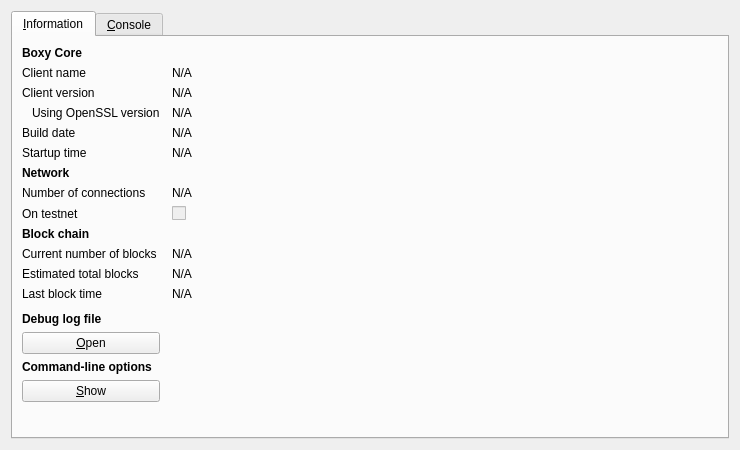
<?xml version="1.0" encoding="UTF-8"?>
<ui version="4.0">
 <class>RPCConsole</class>
 <widget class="QDialog" name="RPCConsole">
  <property name="geometry">
   <rect>
    <x>0</x>
    <y>0</y>
    <width>740</width>
    <height>450</height>
   </rect>
  </property>
  <property name="windowTitle">
   <string>Boxy - Debug window</string>
  </property>
  <layout class="QVBoxLayout" name="verticalLayout_2">
   <item>
    <widget class="QTabWidget" name="tabWidget">
     <property name="currentIndex">
      <number>0</number>
     </property>
     <widget class="QWidget" name="tab_info">
      <attribute name="title">
       <string>&amp;Information</string>
      </attribute>
      <layout class="QGridLayout" name="gridLayout" columnstretch="0,1">
       <property name="horizontalSpacing">
        <number>12</number>
       </property>
       <item row="0" column="0">
        <widget class="QLabel" name="label_9">
         <property name="font">
          <font>
           <weight>75</weight>
           <bold>true</bold>
          </font>
         </property>
         <property name="text">
          <string>Boxy Core</string>
         </property>
        </widget>
       </item>
       <item row="1" column="0">
        <widget class="QLabel" name="label_5">
         <property name="text">
          <string>Client name</string>
         </property>
        </widget>
       </item>
       <item row="1" column="1">
        <widget class="QLabel" name="clientName">
         <property name="cursor">
          <cursorShape>IBeamCursor</cursorShape>
         </property>
         <property name="text">
          <string>N/A</string>
         </property>
         <property name="textFormat">
          <enum>Qt::PlainText</enum>
         </property>
         <property name="textInteractionFlags">
          <set>Qt::LinksAccessibleByMouse|Qt::TextSelectableByKeyboard|Qt::TextSelectableByMouse</set>
         </property>
        </widget>
       </item>
       <item row="2" column="0">
        <widget class="QLabel" name="label_6">
         <property name="text">
          <string>Client version</string>
         </property>
        </widget>
       </item>
       <item row="2" column="1">
        <widget class="QLabel" name="clientVersion">
         <property name="cursor">
          <cursorShape>IBeamCursor</cursorShape>
         </property>
         <property name="text">
          <string>N/A</string>
         </property>
         <property name="textFormat">
          <enum>Qt::PlainText</enum>
         </property>
         <property name="textInteractionFlags">
          <set>Qt::LinksAccessibleByMouse|Qt::TextSelectableByKeyboard|Qt::TextSelectableByMouse</set>
         </property>
        </widget>
       </item>
       <item row="3" column="0">
        <widget class="QLabel" name="label_14">
         <property name="text">
          <string>Using OpenSSL version</string>
         </property>
         <property name="indent">
          <number>10</number>
         </property>
        </widget>
       </item>
       <item row="3" column="1">
        <widget class="QLabel" name="openSSLVersion">
         <property name="cursor">
          <cursorShape>IBeamCursor</cursorShape>
         </property>
         <property name="text">
          <string>N/A</string>
         </property>
         <property name="textFormat">
          <enum>Qt::PlainText</enum>
         </property>
         <property name="textInteractionFlags">
          <set>Qt::LinksAccessibleByMouse|Qt::TextSelectableByKeyboard|Qt::TextSelectableByMouse</set>
         </property>
        </widget>
       </item>
       <item row="4" column="0">
        <widget class="QLabel" name="label_12">
         <property name="text">
          <string>Build date</string>
         </property>
        </widget>
       </item>
       <item row="4" column="1">
        <widget class="QLabel" name="buildDate">
         <property name="cursor">
          <cursorShape>IBeamCursor</cursorShape>
         </property>
         <property name="text">
          <string>N/A</string>
         </property>
         <property name="textFormat">
          <enum>Qt::PlainText</enum>
         </property>
         <property name="textInteractionFlags">
          <set>Qt::LinksAccessibleByMouse|Qt::TextSelectableByKeyboard|Qt::TextSelectableByMouse</set>
         </property>
        </widget>
       </item>
       <item row="5" column="0">
        <widget class="QLabel" name="label_13">
         <property name="text">
          <string>Startup time</string>
         </property>
        </widget>
       </item>
       <item row="5" column="1">
        <widget class="QLabel" name="startupTime">
         <property name="cursor">
          <cursorShape>IBeamCursor</cursorShape>
         </property>
         <property name="text">
          <string>N/A</string>
         </property>
         <property name="textFormat">
          <enum>Qt::PlainText</enum>
         </property>
         <property name="textInteractionFlags">
          <set>Qt::LinksAccessibleByMouse|Qt::TextSelectableByKeyboard|Qt::TextSelectableByMouse</set>
         </property>
        </widget>
       </item>
       <item row="6" column="0">
        <widget class="QLabel" name="label_11">
         <property name="font">
          <font>
           <weight>75</weight>
           <bold>true</bold>
          </font>
         </property>
         <property name="text">
          <string>Network</string>
         </property>
        </widget>
       </item>
       <item row="7" column="0">
        <widget class="QLabel" name="label_7">
         <property name="text">
          <string>Number of connections</string>
         </property>
        </widget>
       </item>
       <item row="7" column="1">
        <widget class="QLabel" name="numberOfConnections">
         <property name="cursor">
          <cursorShape>IBeamCursor</cursorShape>
         </property>
         <property name="text">
          <string>N/A</string>
         </property>
         <property name="textFormat">
          <enum>Qt::PlainText</enum>
         </property>
         <property name="textInteractionFlags">
          <set>Qt::LinksAccessibleByMouse|Qt::TextSelectableByKeyboard|Qt::TextSelectableByMouse</set>
         </property>
        </widget>
       </item>
       <item row="8" column="0">
        <widget class="QLabel" name="label_8">
         <property name="text">
          <string>On testnet</string>
         </property>
        </widget>
       </item>
       <item row="8" column="1">
        <widget class="QCheckBox" name="isTestNet">
         <property name="enabled">
          <bool>false</bool>
         </property>
         <property name="text">
          <string/>
         </property>
        </widget>
       </item>
       <item row="9" column="0">
        <widget class="QLabel" name="label_10">
         <property name="font">
          <font>
           <weight>75</weight>
           <bold>true</bold>
          </font>
         </property>
         <property name="text">
          <string>Block chain</string>
         </property>
        </widget>
       </item>
       <item row="10" column="0">
        <widget class="QLabel" name="label_3">
         <property name="text">
          <string>Current number of blocks</string>
         </property>
        </widget>
       </item>
       <item row="10" column="1">
        <widget class="QLabel" name="numberOfBlocks">
         <property name="cursor">
          <cursorShape>IBeamCursor</cursorShape>
         </property>
         <property name="text">
          <string>N/A</string>
         </property>
         <property name="textFormat">
          <enum>Qt::PlainText</enum>
         </property>
         <property name="textInteractionFlags">
          <set>Qt::LinksAccessibleByMouse|Qt::TextSelectableByKeyboard|Qt::TextSelectableByMouse</set>
         </property>
        </widget>
       </item>
       <item row="11" column="0">
        <widget class="QLabel" name="label_4">
         <property name="text">
          <string>Estimated total blocks</string>
         </property>
        </widget>
       </item>
       <item row="11" column="1">
        <widget class="QLabel" name="totalBlocks">
         <property name="cursor">
          <cursorShape>IBeamCursor</cursorShape>
         </property>
         <property name="text">
          <string>N/A</string>
         </property>
         <property name="textFormat">
          <enum>Qt::PlainText</enum>
         </property>
         <property name="textInteractionFlags">
          <set>Qt::LinksAccessibleByMouse|Qt::TextSelectableByKeyboard|Qt::TextSelectableByMouse</set>
         </property>
        </widget>
       </item>
       <item row="12" column="0">
        <widget class="QLabel" name="label_2">
         <property name="text">
          <string>Last block time</string>
         </property>
        </widget>
       </item>
       <item row="12" column="1">
        <widget class="QLabel" name="lastBlockTime">
         <property name="cursor">
          <cursorShape>IBeamCursor</cursorShape>
         </property>
         <property name="text">
          <string>N/A</string>
         </property>
         <property name="textFormat">
          <enum>Qt::PlainText</enum>
         </property>
         <property name="textInteractionFlags">
          <set>Qt::LinksAccessibleByMouse|Qt::TextSelectableByKeyboard|Qt::TextSelectableByMouse</set>
         </property>
        </widget>
       </item>
       <item row="13" column="0">
        <spacer name="verticalSpacer_2">
         <property name="orientation">
          <enum>Qt::Vertical</enum>
         </property>
         <property name="sizeHint" stdset="0">
          <size>
           <width>20</width>
           <height>20</height>
          </size>
         </property>
        </spacer>
       </item>
       <item row="14" column="0">
        <widget class="QLabel" name="labelDebugLogfile">
         <property name="font">
          <font>
           <weight>75</weight>
           <bold>true</bold>
          </font>
         </property>
         <property name="text">
          <string>Debug log file</string>
         </property>
        </widget>
       </item>
       <item row="15" column="0">
        <widget class="QPushButton" name="openDebugLogfileButton">
         <property name="toolTip">
          <string>Open the Boxy debug log file from the current data directory. This can take a few seconds for large log files.</string>
         </property>
         <property name="text">
          <string>&amp;Open</string>
         </property>
         <property name="autoDefault">
          <bool>false</bool>
         </property>
        </widget>
       </item>
       <item row="16" column="0">
        <widget class="QLabel" name="labelCLOptions">
         <property name="font">
          <font>
           <weight>75</weight>
           <bold>true</bold>
          </font>
         </property>
         <property name="text">
          <string>Command-line options</string>
         </property>
        </widget>
       </item>
       <item row="17" column="0">
        <widget class="QPushButton" name="showCLOptionsButton">
         <property name="toolTip">
          <string>Show the Boxy-Qt help message to get a list with possible Boxy command-line options.</string>
         </property>
         <property name="text">
          <string>&amp;Show</string>
         </property>
         <property name="autoDefault">
          <bool>false</bool>
         </property>
        </widget>
       </item>
       <item row="18" column="0">
        <spacer name="verticalSpacer">
         <property name="orientation">
          <enum>Qt::Vertical</enum>
         </property>
         <property name="sizeHint" stdset="0">
          <size>
           <width>20</width>
           <height>40</height>
          </size>
         </property>
        </spacer>
       </item>
      </layout>
     </widget>
     <widget class="QWidget" name="tab_console">
      <attribute name="title">
       <string>&amp;Console</string>
      </attribute>
      <layout class="QVBoxLayout" name="verticalLayout_3">
       <property name="spacing">
        <number>3</number>
       </property>
       <item>
        <widget class="QTextEdit" name="messagesWidget">
         <property name="minimumSize">
          <size>
           <width>0</width>
           <height>100</height>
          </size>
         </property>
         <property name="readOnly">
          <bool>true</bool>
         </property>
         <property name="tabKeyNavigation" stdset="0">
          <bool>false</bool>
         </property>
         <property name="columnCount" stdset="0">
          <number>2</number>
         </property>
        </widget>
       </item>
       <item>
        <layout class="QHBoxLayout" name="horizontalLayout">
         <property name="spacing">
          <number>3</number>
         </property>
         <item>
          <widget class="QLabel" name="label">
           <property name="text">
            <string notr="true">&gt;</string>
           </property>
          </widget>
         </item>
         <item>
          <widget class="QLineEdit" name="lineEdit"/>
         </item>
         <item>
          <widget class="QPushButton" name="clearButton">
           <property name="maximumSize">
            <size>
             <width>24</width>
             <height>24</height>
            </size>
           </property>
           <property name="toolTip">
            <string>Clear console</string>
           </property>
           <property name="text">
            <string/>
           </property>
           <property name="icon">
            <iconset resource="../bitcoin.qrc">
             <normaloff>:/icons/remove</normaloff>:/icons/remove</iconset>
           </property>
           <property name="shortcut">
            <string notr="true">Ctrl+L</string>
           </property>
           <property name="autoDefault">
            <bool>false</bool>
           </property>
          </widget>
         </item>
        </layout>
       </item>
      </layout>
     </widget>
    </widget>
   </item>
  </layout>
 </widget>
 <resources>
  <include location="../bitcoin.qrc"/>
 </resources>
 <connections/>
</ui>
